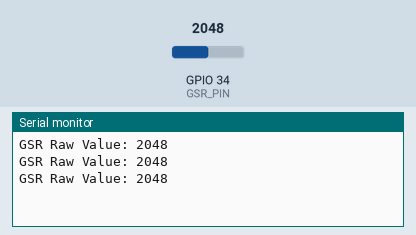
Bench run of a sketch on a simulated ESP32. Shown: the last lines printed to the serial monitor. The inputs (shaded band) are chosen by the test bench; at power-on: GPIO 34 (GSR_PIN) = 2048.

Above: at 2.2 s.
2.3 s: GPIO 34 (GSR_PIN) set to 2866
At 2.9 s:
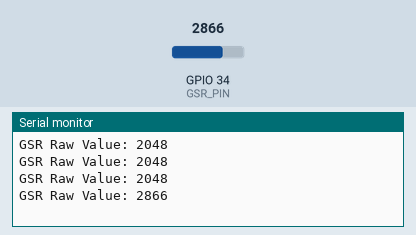
3.8 s: GPIO 34 (GSR_PIN) set to 3603
At 4.4 s:
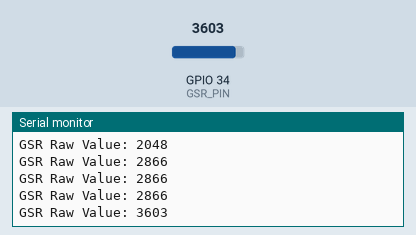
Timing chart, 0 to 6.8 s (numbered marks = the images above; inputs shaded):
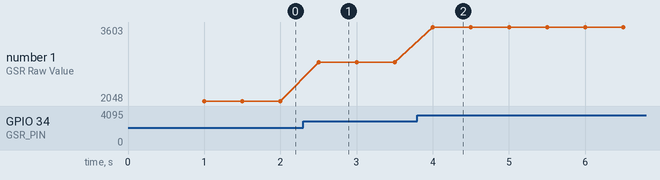

The sketch:

gsr_stress_.ino
```cpp
#define GSR_PIN 34

void setup() {
  Serial.begin(115200);
  delay(1000);
}

void loop() {
  int rawValue = analogRead(GSR_PIN);

  Serial.print("GSR Raw Value: ");
  Serial.println(rawValue);

  delay(500);
}
```

Measured:
- after the input at 2.3 s, the serial monitor: prints a new line after 0.20 s (image 1)
- after the input at 3.8 s, the serial monitor: prints a new line after 0.20 s (image 2)
- plotted number 1: 2048 → 2866 after the input at 2.3 s, 2866 → 3603 after the input at 3.8 s
